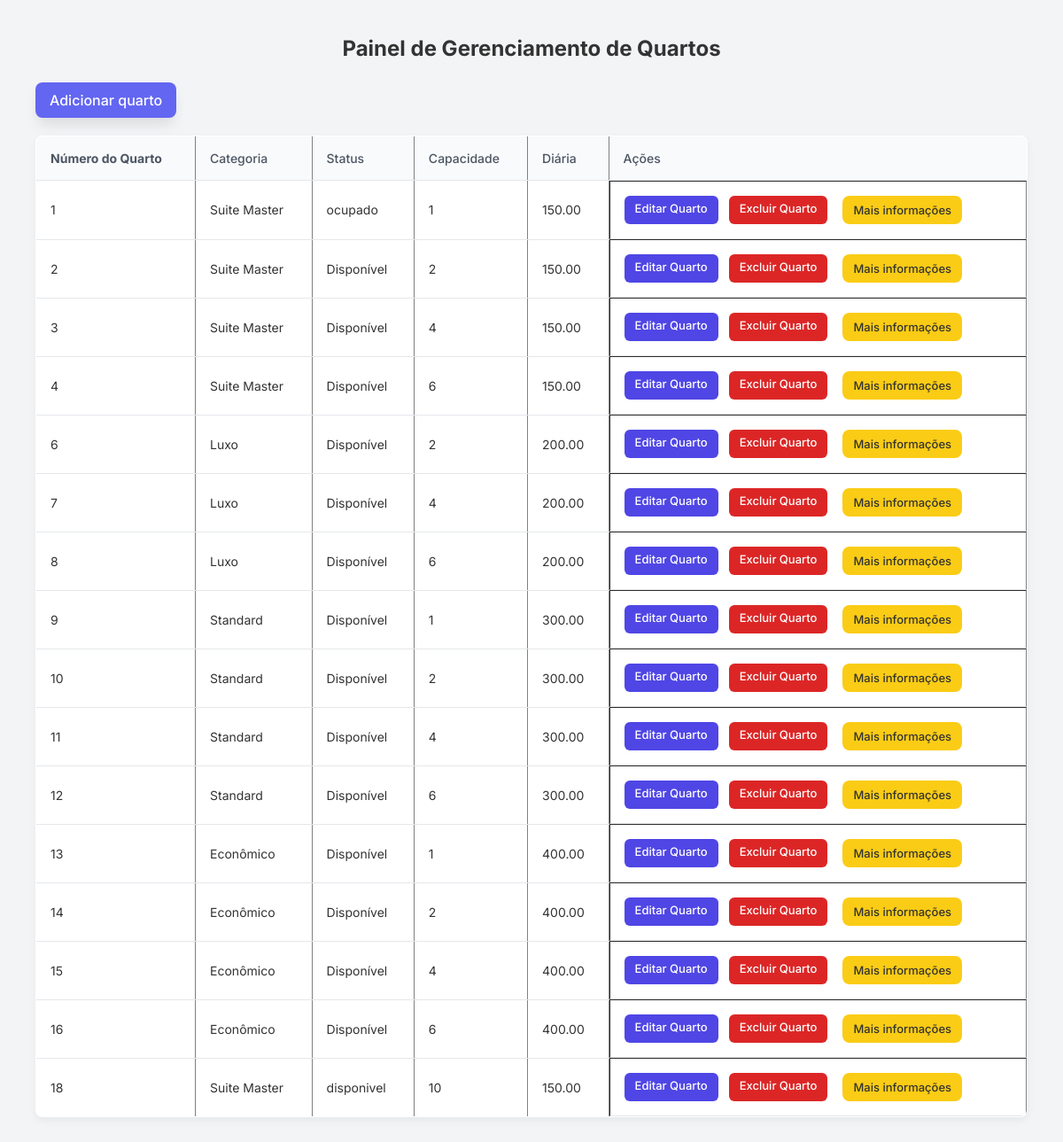
Page /gestor/quartos/index.php on the earlier database version.
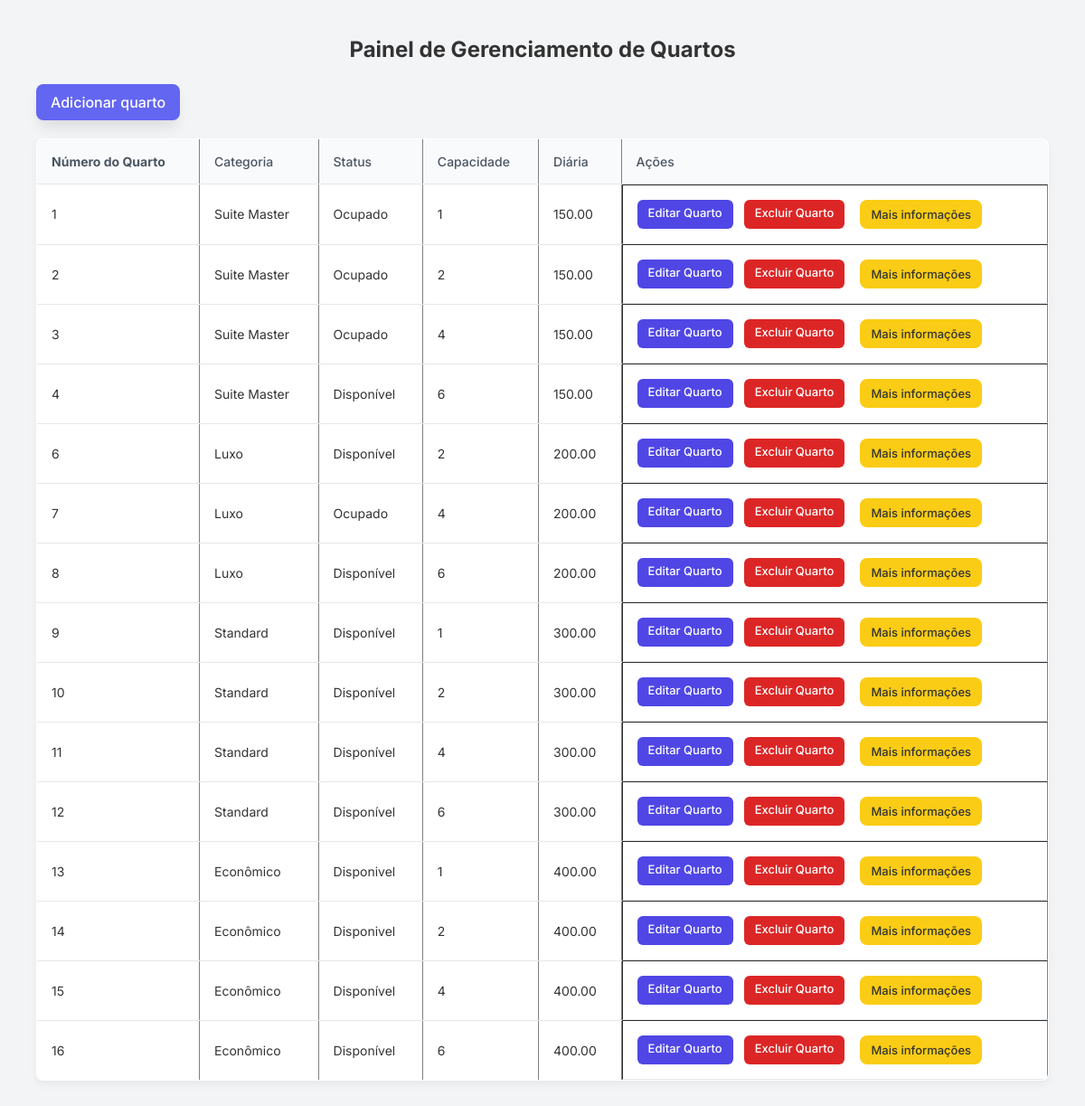
Same page on the later database version.
### tables this page shows
CREATE TABLE `quarto` (
  `ID_Quarto` int(11) NOT NULL,
  `Status` varchar(45) DEFAULT NULL,
  `Capacidade` int(11) DEFAULT NULL,
  `Categoria_ID_Categoria` int(11) NOT NULL,
  `Foto` varchar(255) DEFAULT NULL,
  `Preco_diaria` decimal(10,2) DEFAULT NULL
);

CREATE TABLE `categoria` (
  `ID_Categoria` int(11) NOT NULL,
  `Nome` varchar(50) NOT NULL
);

### gestor/quartos/index.php (the view, shortened to what this page needs)
<?php
require_once '../../config/config.php';
$lista = [];
$sql = $pdo->query("
    SELECT q.*, c.Nome as CategoriaNome,
    (
        SELECT COUNT(*) FROM reserva r
        WHERE r.Quarto_ID_Quarto = q.ID_QUARTO
        AND CURDATE() BETWEEN r.Checkin AND r.Checkout
    ) as Ocupado
    FROM Quarto q
    INNER JOIN Categoria c ON q.Categoria_ID_Categoria = c.ID_Categoria
");
if ($sql->rowCount() > 0) {
    $lista = $sql->fetchAll(PDO::FETCH_ASSOC);
}
?>
<!DOCTYPE html>
<html lang="pt-br">
<head>
    <link rel="stylesheet" href="quartos.css?v=1.0">
    <link rel="stylesheet" href="https://cdn.datatables.net/2.2.2/css/dataTables.dataTables.css" />
</head>
<body>
    <h2>Painel de Gerenciamento de Quartos</h2>
    <a href="adicionar_quarto.php" class="btn-add">Adicionar quarto</a>
    <table border="1" id="myTable" class="cell-border stripe hover" width="100%">
        <thead>
            <tr>
                <th><strong>Número do Quarto</strong></th>
                <th>Categoria</th>
                <th>Status</th>
                <th>Capacidade</th>
                <th>Diária</th>
                <th>Ações</th>
            </tr>
        </thead>
        <tbody>
            <?php foreach ($lista as $quarto): ?>
                <tr>
                    <td><?= $quarto['ID_Quarto']; ?></td>
                    <td><?= $quarto['CategoriaNome']; ?></td>
                    <td>
    <?php
    if ($quarto['Status'] === 'Manutencao') {
        echo 'Manutenção';
    } elseif ($quarto['Ocupado'] > 0) {
        echo 'Ocupado';
    } else {
        echo $quarto['Status'];
    }
    ?>
</td>
                    <td><?= $quarto['Capacidade']; ?></td>
                    <td><?= $quarto['Preco_diaria']; ?></td>
                    <td>
                        <a href="editar_quarto.php?id=<?= $quarto['ID_Quarto']; ?>" class="btn-action btn-edit">Editar Quarto</a>
                        <a href="../../actions/excluir_quarto.php?id=<?= $quarto['ID_Quarto']; ?>" class="btn-action btn-delete" onclick="return confirm('Você tem certeza que deseja excluir esse quarto?')">Excluir Quarto</a>
                        <a href="maisdetalhes.php?id=<?= $quarto['ID_Quarto']; ?>" class="btn-action btn-more">Mais informações</a>
                    </td>
                </tr>
            <?php endforeach; ?>
        </tbody>
    </table>
</body>
</html>

### gestor/quartos/quartos.css (style rules this page uses)
* { margin: 0; padding: 0; box-sizing: border-box; font-family: 'Inter', sans-serif; }
body { background-color: #f3f4f6; padding: 40px; }
h2 { text-align: center; margin-bottom: 24px; color: #333; }
.btn-add { background-color: #6366f1; color: white; padding: 10px 16px; text-decoration: none; border-radius: 8px; font-weight: 500; box-shadow: 0px 10px 15px -3px rgba(0, 0, 0, 0.1); transition: background-color 0.3s ease; display: inline-block; margin-bottom: 20px; }
table { width: 100%; border-collapse: collapse; background-color: white; border-radius: 8px; overflow: hidden; box-shadow: 0 4px 10px rgba(0, 0, 0, 0.05); }
th, td { padding: 16px; text-align: left; font-size: 14px; color: #333; border-bottom: 1px solid #e5e7eb; }
th { background-color: #f9fafb; color: #4b5563; font-weight: 500; }
td:last-child { white-space: nowrap; display: flex; gap: 12px; }
.btn-action { padding: 6px 12px; border-radius: 6px; font-size: 13px; color: white; text-decoration: none; font-weight: 500; transition: background-color 0.3s ease, transform 0.2s ease; }
.btn-edit { background-color: #4f46e5; }
.btn-delete { background-color: #dc2626; }
.btn-more { background-color: #FACC15; border: none; color: #333; font-weight: 500; padding: 8px 12px; border-radius: 8px; margin-left: 5px; transition: background-color 0.3s ease; text-decoration: none; }

Differences in the rows shown:
removed quarto: ID_Quarto "18", Categoria_ID_Categoria.Nome "Suite Master", Status "disponivel", Capacidade "10", Preco_diaria "150.00"
changed quarto id 1: Status "ocupado" → (not shown); now shows "Ocupado"
changed quarto id 2: Status "Disponível" → (not shown); now shows "Ocupado"
changed quarto id 3: Status "Disponível" → "Ocupado"
changed quarto id 7: Status "Disponível" → "Ocupado"
changed quarto id 13: Status "Disponível" → "Disponivel"
changed quarto id 14: Status "Disponível" → "Disponivel"
